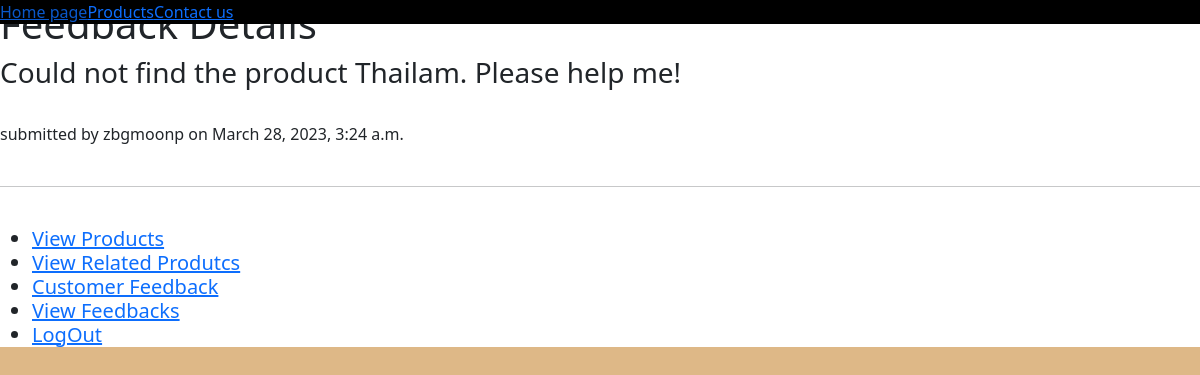
Page /Ayurstores/feedback/1 on the committed database.
### store/models.py (models this page shows)
class feedback(models.Model):
    submitter=models.CharField(max_length=100)
    body=models.CharField(max_length=1000)
    createdon=models.DateTimeField(auto_now_add=True)

### store/views.py (the view)
# urls.py: path("feedback/<int:feedback_id>",views.viewfeedback , name = "feedbackurl"),
def viewfeedback(request,feedback_id):
    feedbk = feedback.objects.get(pk=feedback_id)
    return render(request, "store/ViewFeedback.html" , {"item": feedbk})

### store/templates/store/ViewFeedback.html (shortened to what this page needs)
{% extends "base.html" %}
{% block content %}
<h1> Feedback Details</h1>
        {% autoescape off %}
        {%if not item.submitter == "Robot" %}
             <h3>{{item.body | escape}}</h3> <br/>submitted by {{item.submitter | escape}} on {{item.createdon}}
        {%else%}
            <h3> {{item.body | safe}} </h3> <br/> submitted by {{item.submitter}} on {{item.createdon}}
        {% endif%}
        {% endautoescape %}
{% endblock %}

### store/static/store/style.css (style rules this page uses)
html,body { font-family:sans-serif; color:darkslategrey; background-color:burlywood; }

### rows in the picture
feedback: body "Could not find the product Thailam. Please help me!", submitter "zbgmoonp", createdon "March 28, 2023, 3:24 a.m."
